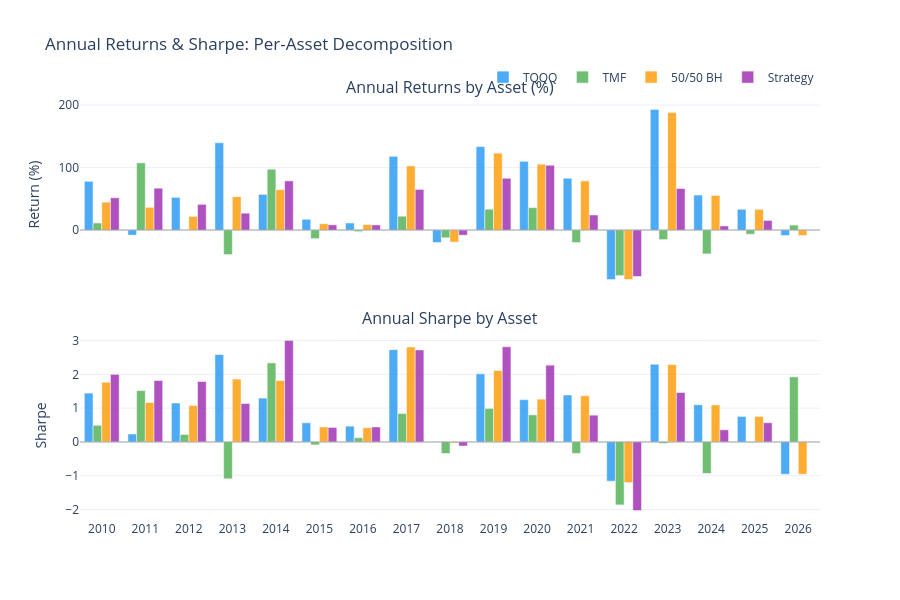

Notebook cell for this chart:
### Code cell
all_rets = pd.DataFrame({'TQQQ': tqqq_rets, 'TMF': tmf_rets, '50/50 BH': bh5050_rets,
                          'Strategy': strat_rets}).dropna()

yearly_asset_rets = all_rets.groupby(all_rets.index.year).apply(
    lambda g: pd.Series({col: (1 + g[col]).prod() - 1 for col in g.columns})) * 100

yearly_asset_sharpe = all_rets.groupby(all_rets.index.year).apply(
    lambda g: pd.Series({col: (g[col].mean() / g[col].std() * np.sqrt(252)) if g[col].std() > 0 else 0
                         for col in g.columns}))

fig = make_subplots(rows=2, cols=1, shared_xaxes=True, vertical_spacing=0.10,
                    subplot_titles=('Annual Returns by Asset (%)', 'Annual Sharpe by Asset'))

for col, color in [('TQQQ', '#2196F3'), ('TMF', '#4CAF50'), ('50/50 BH', '#FF9800'), ('Strategy', '#9C27B0')]:
    fig.add_trace(go.Bar(x=yearly_asset_rets.index.astype(str), y=yearly_asset_rets[col],
        name=col, marker_color=color, opacity=0.8), row=1, col=1)

for col, color in [('TQQQ', '#2196F3'), ('TMF', '#4CAF50'), ('50/50 BH', '#FF9800'), ('Strategy', '#9C27B0')]:
    fig.add_trace(go.Bar(x=yearly_asset_sharpe.index.astype(str), y=yearly_asset_sharpe[col],
        name=col, marker_color=color, opacity=0.8, showlegend=False), row=2, col=1)

fig.add_hline(y=0, line_dash='solid', line_color='gray', opacity=0.3, row=1, col=1)
fig.add_hline(y=0, line_dash='solid', line_color='gray', opacity=0.3, row=2, col=1)
fig.update_yaxes(title_text='Return (%)', row=1, col=1)
fig.update_yaxes(title_text='Sharpe', row=2, col=1)
fig.update_layout(height=600, template='plotly_white', barmode='group',
                  title='Annual Returns & Sharpe: Per-Asset Decomposition',
                  legend=dict(orientation='h', yanchor='bottom', y=1.02, xanchor='right', x=1))
fig.show()

### Figure 1 — Plotly figure (JSON) as saved in the notebook; plotly's stock layout.template omitted (floating-point values rounded to 4 significant figures)
{"data": [{"marker": {"color": "#2196F3"}, "name": "TQQQ", "opacity": 0.8, "type": "bar", "x": ["2010", "2011", "2012", "2013", "2014", "2015", "2016", "2017", "2018", "2019", "2020", "2021", "2022", "2023", "2024", "2025", "2026"], "xaxis": "x", "y": [78.04, -8.05, 52.3, 139.7, 57.04, 17.22, 11.38, 118.1, -19.9, 133.7, 110.1, 82.98, -79.2, 193.1, 56.07, 33.25, -8.763], "yaxis": "y"}, {"marker": {"color": "#4CAF50"}, "name": "TMF", "opacity": 0.8, "type": "bar", "x": ["2010", "2011", "2012", "2013", "2014", "2015", "2016", "2017", "2018", "2019", "2020", "2021", "2022", "2023", "2024", "2025", "2026"], "xaxis": "x", "y": [11.38, 107.6, 0.4055, -39.28, 97.34, -13.73, -2.519, 22.22, -12.39, 33.4, 35.99, -19.92, -72.92, -15.25, -38.11, -6.63, 7.985], "yaxis": "y"}, {"marker": {"color": "#FF9800"}, "name": "50/50 BH", "opacity": 0.8, "type": "bar", "x": ["2010", "2011", "2012", "2013", "2014", "2015", "2016", "2017", "2018", "2019", "2020", "2021", "2022", "2023", "2024", "2025", "2026"], "xaxis": "x", "y": [44.71, 36.46, 21.92, 53.41, 64.73, 10.15, 8.89, 102.7, -19.17, 123.2, 105.4, 78.71, -79.08, 188.1, 55.41, 33.14, -8.73], "yaxis": "y"}, {"marker": {"color": "#9C27B0"}, "name": "Strategy", "opacity": 0.8, "type": "bar", "x": ["2010", "2011", "2012", "2013", "2014", "2015", "2016", "2017", "2018", "2019", "2020", "2021", "2022", "2023", "2024", "2025", "2026"], "xaxis": "x", "y": [51.73, 67.08, 41.17, 27.03, 78.73, 8.411, 8.276, 65.05, -8.256, 82.91, 103.7, 24.13, -74.33, 66.53, 6.612, 15.42, -0.4975], "yaxis": "y"}, {"marker": {"color": "#2196F3"}, "name": "TQQQ", "opacity": 0.8, "showlegend": false, "type": "bar", "x": ["2010", "2011", "2012", "2013", "2014", "2015", "2016", "2017", "2018", "2019", "2020", "2021", "2022", "2023", "2024", "2025", "2026"], "xaxis": "x2", "y": [1.445, 0.2338, 1.151, 2.587, 1.297, 0.5651, 0.4665, 2.731, 0.01113, 2.015, 1.251, 1.39, -1.165, 2.3, 1.1, 0.7541, -0.9587], "yaxis": "y2"}, {"marker": {"color": "#4CAF50"}, "name": "TMF", "opacity": 0.8, "showlegend": false, "type": "bar", "x": ["2010", "2011", "2012", "2013", "2014", "2015", "2016", "2017", "2018", "2019", "2020", "2021", "2022", "2023", "2024", "2025", "2026"], "xaxis": "x2", "y": [0.4922, 1.52, 0.2199, -1.094, 2.34, -0.0883, 0.1241, 0.8413, -0.3427, 0.9921, 0.8009, -0.342, -1.866, -0.04233, -0.9344, -0.01758, 1.924], "yaxis": "y2"}, {"marker": {"color": "#FF9800"}, "name": "50/50 BH", "opacity": 0.8, "showlegend": false, "type": "bar", "x": ["2010", "2011", "2012", "2013", "2014", "2015", "2016", "2017", "2018", "2019", "2020", "2021", "2022", "2023", "2024", "2025", "2026"], "xaxis": "x2", "y": [1.766, 1.167, 1.076, 1.86, 1.817, 0.4424, 0.4195, 2.809, -0.03187, 2.114, 1.266, 1.367, -1.204, 2.291, 1.094, 0.7533, -0.9571], "yaxis": "y2"}, {"marker": {"color": "#9C27B0"}, "name": "Strategy", "opacity": 0.8, "showlegend": false, "type": "bar", "x": ["2010", "2011", "2012", "2013", "2014", "2015", "2016", "2017", "2018", "2019", "2020", "2021", "2022", "2023", "2024", "2025", "2026"], "xaxis": "x2", "y": [2.0, 1.817, 1.789, 1.136, 3.004, 0.4281, 0.4417, 2.725, -0.1219, 2.816, 2.272, 0.7917, -2.033, 1.464, 0.3583, 0.5689, 0.01179], "yaxis": "y2"}], "layout": {"annotations": [{"font": {"size": 16}, "showarrow": false, "text": "Annual Returns by Asset (%)", "x": 0.5, "xanchor": "center", "xref": "paper", "y": 1, "yanchor": "bottom", "yref": "paper"}, {"font": {"size": 16}, "showarrow": false, "text": "Annual Sharpe by Asset", "x": 0.5, "xanchor": "center", "xref": "paper", "y": 0.45, "yanchor": "bottom", "yref": "paper"}], "barmode": "group", "height": 600, "legend": {"orientation": "h", "x": 1, "xanchor": "right", "y": 1.02, "yanchor": "bottom"}, "shapes": [{"line": {"color": "gray", "dash": "solid"}, "opacity": 0.3, "type": "line", "x0": 0, "x1": 1, "xref": "x domain", "y0": 0, "y1": 0, "yref": "y"}, {"line": {"color": "gray", "dash": "solid"}, "opacity": 0.3, "type": "line", "x0": 0, "x1": 1, "xref": "x2 domain", "y0": 0, "y1": 0, "yref": "y2"}], "title": {"text": "Annual Returns & Sharpe: Per-Asset Decomposition"}, "xaxis": {"anchor": "y", "domain": [0, 1], "matches": "x2", "showticklabels": false}, "xaxis2": {"anchor": "y2", "domain": [0, 1]}, "yaxis": {"anchor": "x", "domain": [0.55, 1], "title": {"text": "Return (%)"}}, "yaxis2": {"anchor": "x2", "domain": [0, 0.45], "title": {"text": "Sharpe"}}}}
